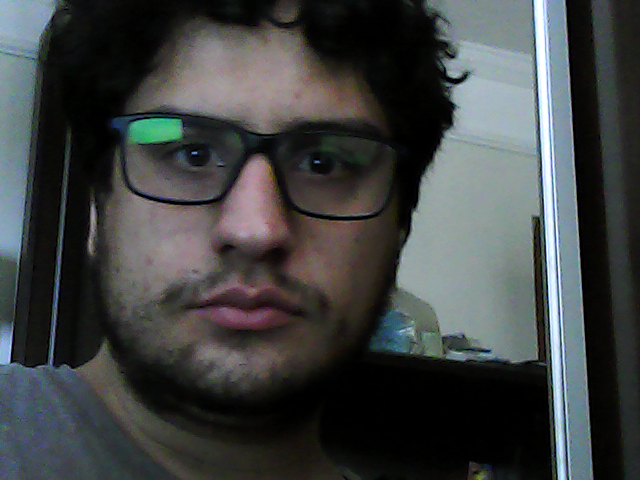
#> input picture image_00000.png, 640 x 480 px, given in place of the camera
$ python webcam_test.py
#> lines starting #> are read from the running program, lines starting #| are printed output that depends on the picture
'''
Created by Gerson Urban

Use code created by Adrian Rosebrock.
pyimagesearch.com/2018/06/11/how-to-build-a-custom-face-recognition-dataset/

'''
import numpy as np
import cv2
import imutils
from imutils.video import VideoStream
import os

cap = cv2.VideoCapture(0)
# load OpenCV's Haar cascade for face detection from disk
#detector = cv2.CascadeClassifier(args["cascade"])
path = "/home/pi/Documents/opencv/data/haarcascades/"
#cv2.cascadeClassifier.load("haarcascade_frontalface_default.xml")
detector = cv2.CascadeClassifier(path+"haarcascade_frontalface_default.xml")

cont = 0

while(True):
    ret, frame = cap.read()
#> frame is the input picture: shape (480, 640, 3); mean B, G, R 66.8, 67, 64
    orig = frame.copy()
    frame = imutils.resize(frame, width=400)
#> frame: shape (300, 400, 3)

    #Detect faces in the grayscale frame
    rects = detector.detectMultiScale(
        cv2.cvtColor(frame, cv2.COLOR_BGR2GRAY), scaleFactor=1.1,
        minNeighbors=5, minSize=(30,30)
        )
#> rects = [[46, 19, 229, 229]]
    # loop over the face detections and draw then on the frame
    for (x,y,w,h) in rects:
        cv2.rectangle(frame, (x,y),(x+w,y+h), (0,255,0),2)
#> this loop made 1 pass
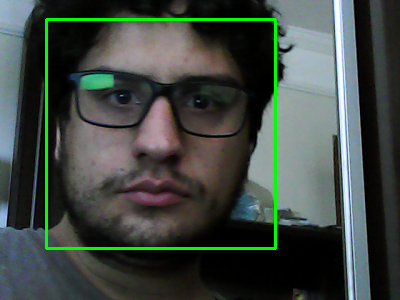
#> frame: shape (300, 400, 3); mean B, G, R 65.9, 71.9, 63.2

    cv2.imshow('frame',frame)
    key = cv2.waitKey(1) & 0xff
#> (key q is pressed here)
    if key == ord('q'):
        break
    if key == ord('k'):
        #p = os.path.sep.join("image_{}.png".format(str(cont).zfill(5)))
        p = "image_{}.png".format(str(cont).zfill(5))
        print(p)
        cont += 1
        cv2.imwrite(p, orig)

cap.release()
cv2.destroyAllWindows()
